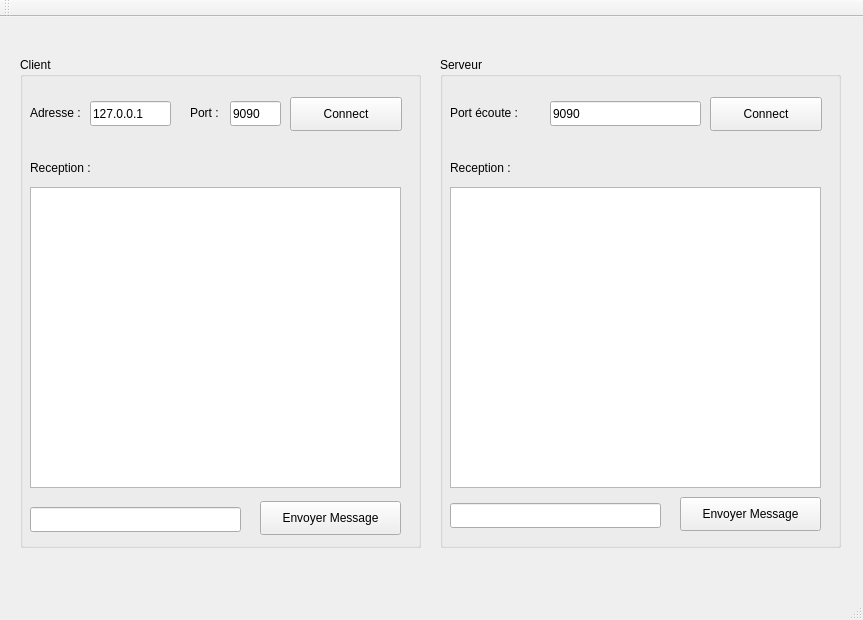
<?xml version="1.0" encoding="UTF-8"?>
<ui version="4.0">
 <class>Client_serveurClass</class>
 <widget class="QMainWindow" name="Client_serveurClass">
  <property name="geometry">
   <rect>
    <x>0</x>
    <y>0</y>
    <width>863</width>
    <height>620</height>
   </rect>
  </property>
  <property name="windowTitle">
   <string>Client_serveur</string>
  </property>
  <widget class="QWidget" name="centralWidget">
   <widget class="QGroupBox" name="groupBox">
    <property name="geometry">
     <rect>
      <x>20</x>
      <y>40</y>
      <width>401</width>
      <height>491</height>
     </rect>
    </property>
    <property name="title">
     <string>Client</string>
    </property>
    <widget class="QLineEdit" name="leClientAdresse">
     <property name="geometry">
      <rect>
       <x>70</x>
       <y>44</y>
       <width>81</width>
       <height>25</height>
      </rect>
     </property>
     <property name="text">
      <string>127.0.0.1</string>
     </property>
    </widget>
    <widget class="QLabel" name="label">
     <property name="geometry">
      <rect>
       <x>10</x>
       <y>40</y>
       <width>66</width>
       <height>31</height>
      </rect>
     </property>
     <property name="text">
      <string>Adresse :</string>
     </property>
    </widget>
    <widget class="QPushButton" name="pbClientConnect">
     <property name="geometry">
      <rect>
       <x>270</x>
       <y>40</y>
       <width>112</width>
       <height>34</height>
      </rect>
     </property>
     <property name="text">
      <string>Connect</string>
     </property>
    </widget>
    <widget class="QPushButton" name="pbClientSendMess">
     <property name="geometry">
      <rect>
       <x>240</x>
       <y>444</y>
       <width>141</width>
       <height>34</height>
      </rect>
     </property>
     <property name="text">
      <string>Envoyer Message</string>
     </property>
    </widget>
    <widget class="QLineEdit" name="leClientMessToSend">
     <property name="geometry">
      <rect>
       <x>10</x>
       <y>450</y>
       <width>211</width>
       <height>25</height>
      </rect>
     </property>
    </widget>
    <widget class="QTextEdit" name="teClientReception">
     <property name="geometry">
      <rect>
       <x>10</x>
       <y>130</y>
       <width>371</width>
       <height>301</height>
      </rect>
     </property>
    </widget>
    <widget class="QLabel" name="label_2">
     <property name="geometry">
      <rect>
       <x>10</x>
       <y>100</y>
       <width>151</width>
       <height>21</height>
      </rect>
     </property>
     <property name="text">
      <string>Reception :</string>
     </property>
    </widget>
    <widget class="QLineEdit" name="leClientPort">
     <property name="geometry">
      <rect>
       <x>210</x>
       <y>44</y>
       <width>51</width>
       <height>25</height>
      </rect>
     </property>
     <property name="text">
      <string>9090</string>
     </property>
    </widget>
    <widget class="QLabel" name="label_5">
     <property name="geometry">
      <rect>
       <x>170</x>
       <y>40</y>
       <width>66</width>
       <height>31</height>
      </rect>
     </property>
     <property name="text">
      <string>Port :</string>
     </property>
    </widget>
   </widget>
   <widget class="QGroupBox" name="groupBox_2">
    <property name="geometry">
     <rect>
      <x>440</x>
      <y>40</y>
      <width>401</width>
      <height>491</height>
     </rect>
    </property>
    <property name="title">
     <string>Serveur</string>
    </property>
    <widget class="QLineEdit" name="leServerPort">
     <property name="geometry">
      <rect>
       <x>110</x>
       <y>44</y>
       <width>151</width>
       <height>25</height>
      </rect>
     </property>
     <property name="text">
      <string>9090</string>
     </property>
    </widget>
    <widget class="QLabel" name="label_3">
     <property name="geometry">
      <rect>
       <x>10</x>
       <y>40</y>
       <width>101</width>
       <height>31</height>
      </rect>
     </property>
     <property name="text">
      <string>Port écoute :</string>
     </property>
    </widget>
    <widget class="QPushButton" name="pbServerConnect">
     <property name="geometry">
      <rect>
       <x>270</x>
       <y>40</y>
       <width>112</width>
       <height>34</height>
      </rect>
     </property>
     <property name="text">
      <string>Connect</string>
     </property>
    </widget>
    <widget class="QPushButton" name="pbServerSendMess">
     <property name="geometry">
      <rect>
       <x>240</x>
       <y>440</y>
       <width>141</width>
       <height>34</height>
      </rect>
     </property>
     <property name="text">
      <string>Envoyer Message</string>
     </property>
    </widget>
    <widget class="QLineEdit" name="leServerMessToSend">
     <property name="geometry">
      <rect>
       <x>10</x>
       <y>446</y>
       <width>211</width>
       <height>25</height>
      </rect>
     </property>
    </widget>
    <widget class="QTextEdit" name="teServerReception">
     <property name="geometry">
      <rect>
       <x>10</x>
       <y>130</y>
       <width>371</width>
       <height>301</height>
      </rect>
     </property>
    </widget>
    <widget class="QLabel" name="label_4">
     <property name="geometry">
      <rect>
       <x>10</x>
       <y>100</y>
       <width>151</width>
       <height>21</height>
      </rect>
     </property>
     <property name="text">
      <string>Reception :</string>
     </property>
    </widget>
   </widget>
  </widget>
  <widget class="QMenuBar" name="menuBar">
   <property name="geometry">
    <rect>
     <x>0</x>
     <y>0</y>
     <width>863</width>
     <height>31</height>
    </rect>
   </property>
  </widget>
  <widget class="QToolBar" name="mainToolBar">
   <attribute name="toolBarArea">
    <enum>TopToolBarArea</enum>
   </attribute>
   <attribute name="toolBarBreak">
    <bool>false</bool>
   </attribute>
  </widget>
  <widget class="QStatusBar" name="statusBar"/>
 </widget>
 <layoutdefault spacing="6" margin="11"/>
 <resources>
  <include location="client_serveur.qrc"/>
 </resources>
 <connections/>
</ui>
